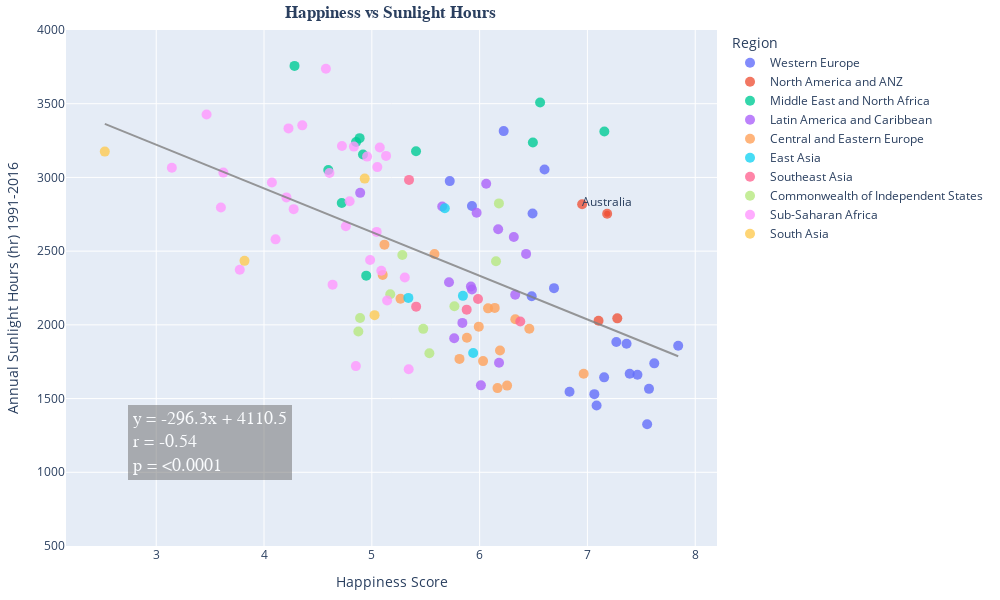

Here is the notebook cell this chart was saved with:
### Code cell
# SUNLIGHT AND HAPPINESS

# Scatter plot with linear regression
fig = px.scatter(weather_data, x="Happiness Score", y="Sunlight",  
                 hover_name="Country", color="Region", range_y=(500,4000),
                 width=1000, height=600,
                 )
                 

# Format titles and axes
fig.update_layout(margin=dict(l=20, r=20, t=30, b=20), title_font_family="Arial", 
                  title={'text': "<b>Happiness vs Sunlight Hours</b>", 'y':0.99, 'x':0.39, 'xanchor': 'center', 'yanchor': 'top'})
fig.update_xaxes(title="Happiness Score", showgrid=True)
fig.update_yaxes(title="Annual Sunlight Hours (hr) 1991-2016 ", showgrid=True)
fig.update_traces(marker=dict(size=10, opacity=0.8), selector=dict(mode='markers')) # formatting of dots

# LINEAR REGRESSION
# remove any nan/blanks and set the x and y params for linear regression calculation
clean = weather_data.dropna(subset=["Sunlight"])
y = clean["Sunlight"]
x = clean["Happiness Score"]

# Create the linear regression model and get values for regression line
(slope, intercept, rvalue, pvalue, stderr) = linregress(x, y)
reg_line = [(x*slope)+intercept for x in weather_data["Happiness Score"]]

# Create text for regression paramaters
alpha = round(slope,1)
beta = round(intercept,1)
r = round(rvalue, 3)
if pvalue<0.0001:
    p="<0.0001"
else:
    p = round(pvalue, 4)
line1 = 'y = ' + str(alpha) + 'x' + ' + ' + str(beta)
line2 = 'r = ' + str(r)
line3 = 'p = ' + str(p)
summary = line1 + '<br>' + line2  + '<br>' + line3

# Add linear regression line for whole sample
fig.add_traces(go.Scatter(x=weather_data["Happiness Score"], y=reg_line,
                          mode = 'lines',
                          marker_color='gray',
                          name='Regression line',
                          opacity=0.8,
                          showlegend=False)
               )
# Add to the equation and r squared 
fig.add_annotation(x=3.5, y=1200, xref="x", yref="y", text=summary,
                   font=dict(family="Courier New, monospace", size=18, color="#ffffff"),
                   showarrow=False, align="left",
                   borderwidth=2, borderpad=4, bgcolor="rgba(100,100,100, 0.6)",
                   opacity=0.8)

# Highlight Australia on the plot
data = weather_data[weather_data['Country'] == 'Australia']
fig.add_trace(go.Scatter(
    x=[data.iloc[0,2]],
    y=[data.iloc[0,6]],
    mode="markers+text",
    name="Australia",
    text=["Australia"],
    textposition="top center",
    showlegend=False))

fig

### Figure 1 — Plotly figure (JSON) as saved in the notebook; plotly's stock layout.template omitted (floating-point values rounded to 4 significant figures; data arrays with more than 128 entries replaced by an {"elided": "..."} marker saying what was removed)
{"data": [{"hovertemplate": "<b>%{hovertext}</b><br><br>Region=Western Europe<br>Happiness Score=%{x}<br>Sunlight=%{y}<extra></extra>", "hovertext": ["Finland", "Denmark", "Switzerland", "Iceland", "Netherlands", "Norway", "Sweden", "Luxembourg", "Austria", "Germany", "Ireland", "United Kingdom", "Belgium", "France", "Malta", "Spain", "Italy", "Cyprus", "Portugal", "Greece", "North Cyprus"], "legendgroup": "Western Europe", "marker": {"color": "#636efa", "opacity": 0.8, "size": 10, "symbol": "circle"}, "mode": "markers", "name": "Western Europe", "orientation": "v", "showlegend": true, "type": "scatter", "x": [7.842, 7.62, 7.571, 7.554, 7.464, 7.392, 7.363, 7.324, 7.268, 7.155, 7.085, 7.064, 6.834, 6.69, 6.602, 6.491, 6.483, 6.223, 5.929, 5.723, 5.536], "xaxis": "x", "y": [1858, 1739, 1566, 1326, 1662, 1668, 1872.0, null, 1884, 1644, 1453, 1530, 1546, 2249, 3054, 2755.0, 2194, 3314.0, 2806, 2975, null], "yaxis": "y"}, {"hovertemplate": "<b>%{hovertext}</b><br><br>Region=North America and ANZ<br>Happiness Score=%{x}<br>Sunlight=%{y}<extra></extra>", "hovertext": ["New Zealand", "Australia", "Canada", "United States"], "legendgroup": "North America and ANZ", "marker": {"color": "#EF553B", "opacity": 0.8, "size": 10, "symbol": "circle"}, "mode": "markers", "name": "North America and ANZ", "orientation": "v", "showlegend": true, "type": "scatter", "x": [7.277, 7.183, 7.103, 6.951], "xaxis": "x", "y": [2044, 2754.0, 2028.0, 2818.0], "yaxis": "y"}, {"hovertemplate": "<b>%{hovertext}</b><br><br>Region=Middle East and North Africa<br>Happiness Score=%{x}<br>Sunlight=%{y}<extra></extra>", "hovertext": ["Israel", "Bahrain", "United Arab Emirates", "Saudi Arabia", "Kuwait", "Libya", "Turkey", "Morocco", "Algeria", "Iraq", "Iran", "Tunisia", "Lebanon", "Palestinian Territories", "Jordan", "Egypt", "Yemen"], "legendgroup": "Middle East and North Africa", "marker": {"color": "#00cc96", "opacity": 0.8, "size": 10, "symbol": "circle"}, "mode": "markers", "name": "Middle East and North Africa", "orientation": "v", "showlegend": true, "type": "scatter", "x": [7.157, 6.647, 6.561, 6.494, 6.106, 5.41, 4.948, 4.918, 4.887, 4.854, 4.721, 4.596, 4.584, 4.517, 4.395, 4.283, 3.658], "xaxis": "x", "y": [3311, null, 3509.0, 3236.0, null, 3178.0, 2334.0, 3155.0, 3266.0, 3241.0, 2826.0, 3050.0, null, null, null, 3756.0, null], "yaxis": "y"}, {"hovertemplate": "<b>%{hovertext}</b><br><br>Region=Latin America and Caribbean<br>Happiness Score=%{x}<br>Sunlight=%{y}<extra></extra>", "hovertext": ["Costa Rica", "Guatemala", "Uruguay", "Brazil", "Mexico", "Jamaica", "Panama", "Chile", "El Salvador", "Colombia", "Nicaragua", "Argentina", "Honduras", "Peru", "Ecuador", "Bolivia", "Paraguay", "Dominican Republic", "Venezuela", "Haiti"], "legendgroup": "Latin America and Caribbean", "marker": {"color": "#ab63fa", "opacity": 0.8, "size": 10, "symbol": "circle"}, "mode": "markers", "name": "Latin America and Caribbean", "orientation": "v", "showlegend": true, "type": "scatter", "x": [7.069, 6.435, 6.431, 6.33, 6.317, 6.309, 6.18, 6.172, 6.061, 6.012, 5.972, 5.929, 5.919, 5.84, 5.764, 5.716, 5.653, 5.545, 4.892, 3.615], "xaxis": "x", "y": [null, null, 2481.0, 2204.0, 2596.0, null, 1744.0, 2649.0, 2957, 1590.0, 2760.0, 2240.0, 2260.0, 2013.0, 1910.0, 2289.0, 2803, null, 2895.0, null], "yaxis": "y"}, {"hovertemplate": "<b>%{hovertext}</b><br><br>Region=Central and Eastern Europe<br>Happiness Score=%{x}<br>Sunlight=%{y}<extra></extra>", "hovertext": ["Czech Republic", "Slovenia", "Kosovo", "Slovakia", "Lithuania", "Estonia", "Poland", "Romania", "Serbia", "Latvia", "Hungary", "Croatia", "Bosnia and Herzegovina", "Montenegro", "Bulgaria", "Albania", "North Macedonia"], "legendgroup": "Central and Eastern Europe", "marker": {"color": "#FFA15A", "opacity": 0.8, "size": 10, "symbol": "circle"}, "mode": "markers", "name": "Central and Eastern Europe", "orientation": "v", "showlegend": true, "type": "scatter", "x": [6.965, 6.461, 6.372, 6.331, 6.255, 6.189, 6.166, 6.14, 6.078, 6.032, 5.992, 5.882, 5.813, 5.581, 5.266, 5.117, 5.101], "xaxis": "x", "y": [1668, 1974, null, 2038, 1588, 1826, 1571, 2115, 2112, 1754, 1988, 1913, 1769, 2481, 2177, 2544, 2339], "yaxis": "y"}, {"hovertemplate": "<b>%{hovertext}</b><br><br>Region=East Asia<br>Happiness Score=%{x}<br>Sunlight=%{y}<extra></extra>", "hovertext": ["Taiwan Province of China", "Japan", "South Korea", "Mongolia", "Hong Kong S.A.R. of China", "China"], "legendgroup": "East Asia", "marker": {"color": "#19d3f3", "opacity": 0.8, "size": 10, "symbol": "circle"}, "mode": "markers", "name": "East Asia", "orientation": "v", "showlegend": true, "type": "scatter", "x": [6.584, 5.94, 5.845, 5.677, 5.477, 5.339], "xaxis": "x", "y": [null, 1809.0, 2197.0, 2792.0, null, 2183.0], "yaxis": "y"}, {"hovertemplate": "<b>%{hovertext}</b><br><br>Region=Southeast Asia<br>Happiness Score=%{x}<br>Sunlight=%{y}<extra></extra>", "hovertext": ["Singapore", "Thailand", "Philippines", "Vietnam", "Malaysia", "Indonesia", "Laos", "Cambodia", "Myanmar"], "legendgroup": "Southeast Asia", "marker": {"color": "#FF6692", "opacity": 0.8, "size": 10, "symbol": "circle"}, "mode": "markers", "name": "Southeast Asia", "orientation": "v", "showlegend": true, "type": "scatter", "x": [6.377, 5.985, 5.88, 5.411, 5.384, 5.345, 5.03, 4.83, 4.426], "xaxis": "x", "y": [2022.0, 2175.0, 2103.0, 2124.0, null, 2983.0, null, null, null], "yaxis": "y"}, {"hovertemplate": "<b>%{hovertext}</b><br><br>Region=Commonwealth of Independent States<br>Happiness Score=%{x}<br>Sunlight=%{y}<extra></extra>", "hovertext": ["Uzbekistan", "Kazakhstan", "Moldova", "Kyrgyzstan", "Belarus", "Russia", "Tajikistan", "Armenia", "Azerbaijan", "Turkmenistan", "Georgia", "Ukraine"], "legendgroup": "Commonwealth of Independent States", "marker": {"color": "#B6E880", "opacity": 0.8, "size": 10, "symbol": "circle"}, "mode": "markers", "name": "Commonwealth of Independent States", "orientation": "v", "showlegend": true, "type": "scatter", "x": [6.179, 6.152, 5.766, 5.744, 5.534, 5.477, 5.466, 5.283, 5.171, 5.066, 4.891, 4.875], "xaxis": "x", "y": [2824.0, 2432.0, 2126, null, 1807, 1973.0, null, 2474, 2207.0, null, 2046, 1955], "yaxis": "y"}, {"hovertemplate": "<b>%{hovertext}</b><br><br>Region=Sub-Saharan Africa<br>Happiness Score=%{x}<br>Sunlight=%{y}<extra></extra>", "hovertext": ["Mauritius", "Congo (Brazzaville)", "Ivory Coast", "Cameroon", "Senegal", "Ghana", "Niger", "Gambia", "Benin", "Guinea", "South Africa", "Gabon", "Burkina Faso", "Mozambique", "Nigeria", "Mali", "Uganda", "Liberia", "Kenya", "Namibia", "Chad", "Swaziland", "Comoros", "Ethiopia", "Mauritania", "Madagascar", "Togo", "Zambia", "Sierra Leone", "Burundi", "Tanzania", "Malawi", "Lesotho", "Botswana", "Rwanda", "Zimbabwe"], "legendgroup": "Sub-Saharan Africa", "marker": {"color": "#FF97FF", "opacity": 0.8, "size": 10, "symbol": "circle"}, "mode": "markers", "name": "Sub-Saharan Africa", "orientation": "v", "showlegend": true, "type": "scatter", "x": [6.049, 5.342, 5.306, 5.142, 5.132, 5.088, 5.074, 5.051, 5.045, 4.984, 4.956, 4.852, 4.834, 4.794, 4.759, 4.723, 4.636, 4.625, 4.607, 4.574, 4.355, 4.308, 4.289, 4.275, 4.227, 4.208, 4.107, 4.073, 3.849, 3.775, 3.623, 3.6, 3.512, 3.467, 3.415, 3.145], "xaxis": "x", "y": [null, 1699.0, 2321.0, 2165.0, 3146, 2368.0, 3203.0, 3070, 2630.0, 2440, 3141.0, 1720.0, 3209, 2838, 2669.0, 3213.0, 2273.0, null, 3030.0, 3738.0, 3353.0, null, null, 2785.0, 3332.0, 2864.0, 2580.0, 2965.0, null, 2373.0, 3033.0, 2796.0, null, 3427.0, null, 3065.0], "yaxis": "y"}, {"hovertemplate": "<b>%{hovertext}</b><br><br>Region=South Asia<br>Happiness Score=%{x}<br>Sunlight=%{y}<extra></extra>", "hovertext": ["Nepal", "Maldives", "Bangladesh", "Pakistan", "Sri Lanka", "India", "Afghanistan"], "legendgroup": "South Asia", "marker": {"color": "#FECB52", "opacity": 0.8, "size": 10, "symbol": "circle"}, "mode": "markers", "name": "South Asia", "orientation": "v", "showlegend": true, "type": "scatter", "x": [5.269, 5.198, 5.025, 4.934, 4.325, 3.819, 2.523], "xaxis": "x", "y": [null, null, 2066, 2992.0, null, 2434.0, 3175.0], "yaxis": "y"}, {"marker": {"color": "gray"}, "mode": "lines", "name": "Regression line", "opacity": 0.8, "showlegend": false, "type": "scatter", "x": {"elided": "149 float values"}, "y": {"elided": "149 float values"}}, {"mode": "markers+text", "name": "Australia", "showlegend": false, "text": ["Australia"], "textposition": "top center", "type": "scatter", "x": [7.183], "y": [2754.0]}], "layout": {"annotations": [{"align": "left", "bgcolor": "rgba(100,100,100, 0.6)", "borderpad": 4, "borderwidth": 2, "font": {"color": "#ffffff", "family": "Courier New, monospace", "size": 18}, "opacity": 0.8, "showarrow": false, "text": "y = -296.3x + 4110.5<br>r = -0.54<br>p = <0.0001", "x": 3.5, "xref": "x", "y": 1200, "yref": "y"}], "height": 600, "legend": {"title": {"text": "Region"}, "tracegroupgap": 0}, "margin": {"b": 20, "l": 20, "r": 20, "t": 30}, "title": {"font": {"family": "Arial"}, "text": "<b>Happiness vs Sunlight Hours</b>", "x": 0.39, "xanchor": "center", "y": 0.99, "yanchor": "top"}, "width": 1000, "xaxis": {"anchor": "y", "domain": [0, 1], "showgrid": true, "title": {"text": "Happiness Score"}}, "yaxis": {"anchor": "x", "domain": [0, 1], "range": [500, 4000], "showgrid": true, "title": {"text": "Annual Sunlight Hours (hr) 1991-2016 "}}}}
